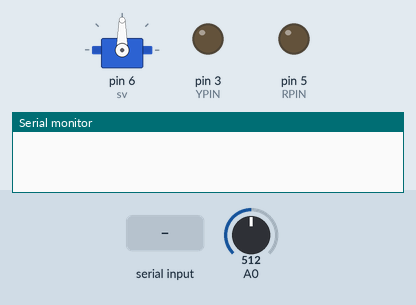
Bench run of a sketch on a simulated Arduino Uno, built with avr-gcc and run on an emulated ATmega328P. Parts: servo, output pins drawn as LEDs (lit = HIGH), the last lines printed to the serial monitor. Inputs (shaded band) come from the test bench; at power-on: A0 = 512.

Above: at 1.2 s.
1.3 s: "r,45\n" received over Serial
At 2.6 s:
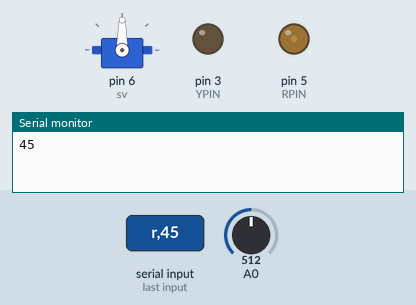
3.8 s: A0 set to 716
At 4.8 s:
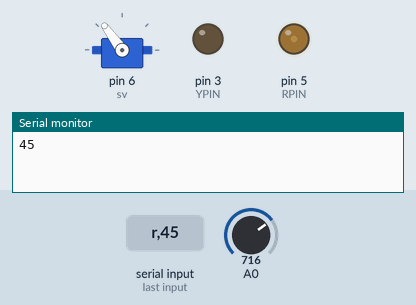
5.3 s: "r90\n" received over Serial
At 6.7 s:
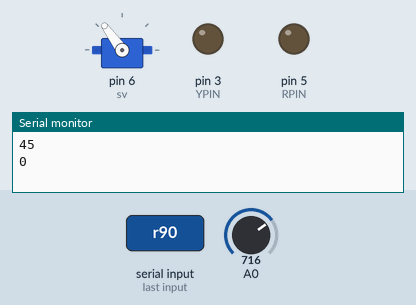
7.8 s: A0 set to 900
At 8.9 s:
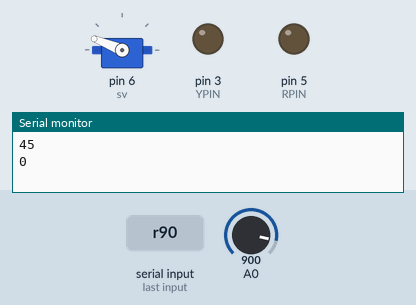
9.3 s: "y,45\n" received over Serial
At 10.7 s:
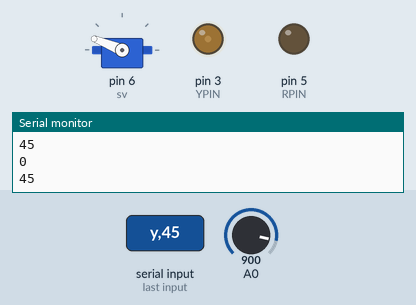
11.8 s: "w,45\n" received over Serial
At 13.8 s:
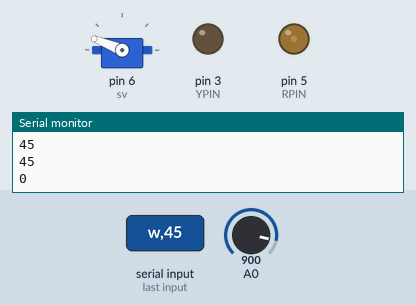
Timing chart, 0 to 15.3 s (numbered marks = the images above; inputs shaded):
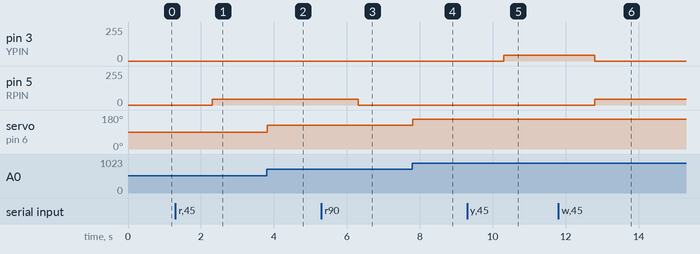

The sketch:

task0607.ino
```cpp
#include <Servo.h> //ライブラリ<Servo.h>を組み込む
#define RPIN 5
#define YPIN 3
#define RLPIN A1
#define YLPIN A2

int value;

Servo sv; //Servoオブジェクト“sv”を作成する

void setup() {
 Serial.begin(9600); //シリアル通信のデータ転送レートを9600ビット/秒に設定する

 // servo
 sv.attach(6, 500, 2400);//svの出力をリセットした上で、D6番ピンに割り当て、パルス幅を500～2400マイクロ秒とする

 // led
 pinMode(RPIN, OUTPUT);
 digitalWrite(RPIN, LOW);
 pinMode(YPIN, OUTPUT);
 digitalWrite(YPIN, LOW);
}

void loop() {
  // servo
  int angle = analogRead(0) ; //変数angleをA0番ピンの入力値とする
  sv.writeMicroseconds(map(angle, 0, 1023, 500, 2400)) ;  //angleを500～2400の整数値に変換してD6番端子に出力する
  delay(20) ;

  //  led
  while (Serial.available()) {
    String str = Serial.readString();//cmd = str
    char ini = str[0];

    if(ini == 'r'||ini == 'y'){
      int value = str.substring(2).toInt();
      Serial.println(value);
      if(ini == 'r'){
        analogWrite(RPIN,value);
        delay(20);
      }else{
        analogWrite(YPIN,value);
        delay(20);
      }
    }else if(ini == 'w'){
      int Comma = str.indexOf(",", 2);
      int value_r = str.substring(2, Comma).toInt();
      int value_y = str.substring(Comma+1).toInt();
      Serial.println(value_r);
      Serial.println(value_y);
      analogWrite(RPIN, value_r);
      analogWrite(YPIN, value_y);
    }else if(ini == 's'){
      int value_r = map(analogRead(RLPIN),0,1023,0,255);
      int value_y = map(analogRead(YLPIN),0,1023,0,255);
      Serial.println("==== status ====");
      Serial.println("RED LED : ");
      Serial.println(value_r);
      Serial.println("YELLOW LED : ");
      Serial.println(value_y);
    }
  }
}
```

Measured:
- after the input at 1.3 s, pin 5 (RPIN): 0/255 → 45/255 after 1.0 s
- after the input at 3.8 s, servo on pin 6 (sv): 90° → 126° at once
- after the input at 5.3 s, pin 5 (RPIN): 45/255 → 0/255 after 1.0 s
- after the input at 7.8 s, servo on pin 6 (sv): 126° → 158° at once
- after the input at 9.3 s, pin 3 (YPIN): 0/255 → 45/255 after 1.0 s
- after the input at 11.8 s, pin 3 (YPIN): 45/255 → 0/255 after 1.0 s; pin 5 (RPIN): 0/255 → 45/255 after 1.0 s
